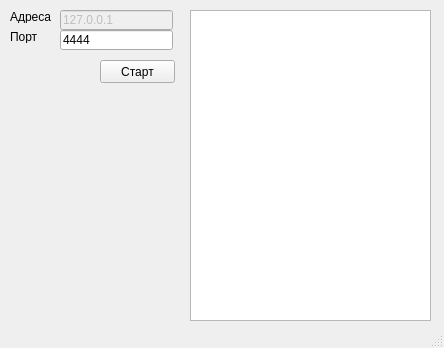
<?xml version="1.0" encoding="UTF-8"?>
<ui version="4.0">
 <class>Server</class>
 <widget class="QMainWindow" name="Server">
  <property name="enabled">
   <bool>true</bool>
  </property>
  <property name="geometry">
   <rect>
    <x>0</x>
    <y>0</y>
    <width>444</width>
    <height>348</height>
   </rect>
  </property>
  <property name="windowTitle">
   <string>Server</string>
  </property>
  <widget class="QWidget" name="centralWidget">
   <widget class="QPushButton" name="start">
    <property name="geometry">
     <rect>
      <x>100</x>
      <y>60</y>
      <width>75</width>
      <height>23</height>
     </rect>
    </property>
    <property name="text">
     <string>Старт</string>
    </property>
   </widget>
   <widget class="QLineEdit" name="address">
    <property name="enabled">
     <bool>false</bool>
    </property>
    <property name="geometry">
     <rect>
      <x>60</x>
      <y>10</y>
      <width>113</width>
      <height>20</height>
     </rect>
    </property>
    <property name="text">
     <string>127.0.0.1</string>
    </property>
   </widget>
   <widget class="QLineEdit" name="port">
    <property name="geometry">
     <rect>
      <x>60</x>
      <y>30</y>
      <width>113</width>
      <height>20</height>
     </rect>
    </property>
    <property name="text">
     <string>4444</string>
    </property>
   </widget>
   <widget class="QLabel" name="label">
    <property name="geometry">
     <rect>
      <x>10</x>
      <y>10</y>
      <width>46</width>
      <height>13</height>
     </rect>
    </property>
    <property name="text">
     <string>Адреса</string>
    </property>
   </widget>
   <widget class="QLabel" name="label_2">
    <property name="geometry">
     <rect>
      <x>10</x>
      <y>30</y>
      <width>46</width>
      <height>13</height>
     </rect>
    </property>
    <property name="text">
     <string>Порт</string>
    </property>
   </widget>
   <widget class="QTextEdit" name="message">
    <property name="geometry">
     <rect>
      <x>190</x>
      <y>10</y>
      <width>241</width>
      <height>311</height>
     </rect>
    </property>
   </widget>
  </widget>
  <widget class="QStatusBar" name="statusBar"/>
 </widget>
 <layoutdefault spacing="6" margin="11"/>
 <resources/>
 <connections/>
</ui>
